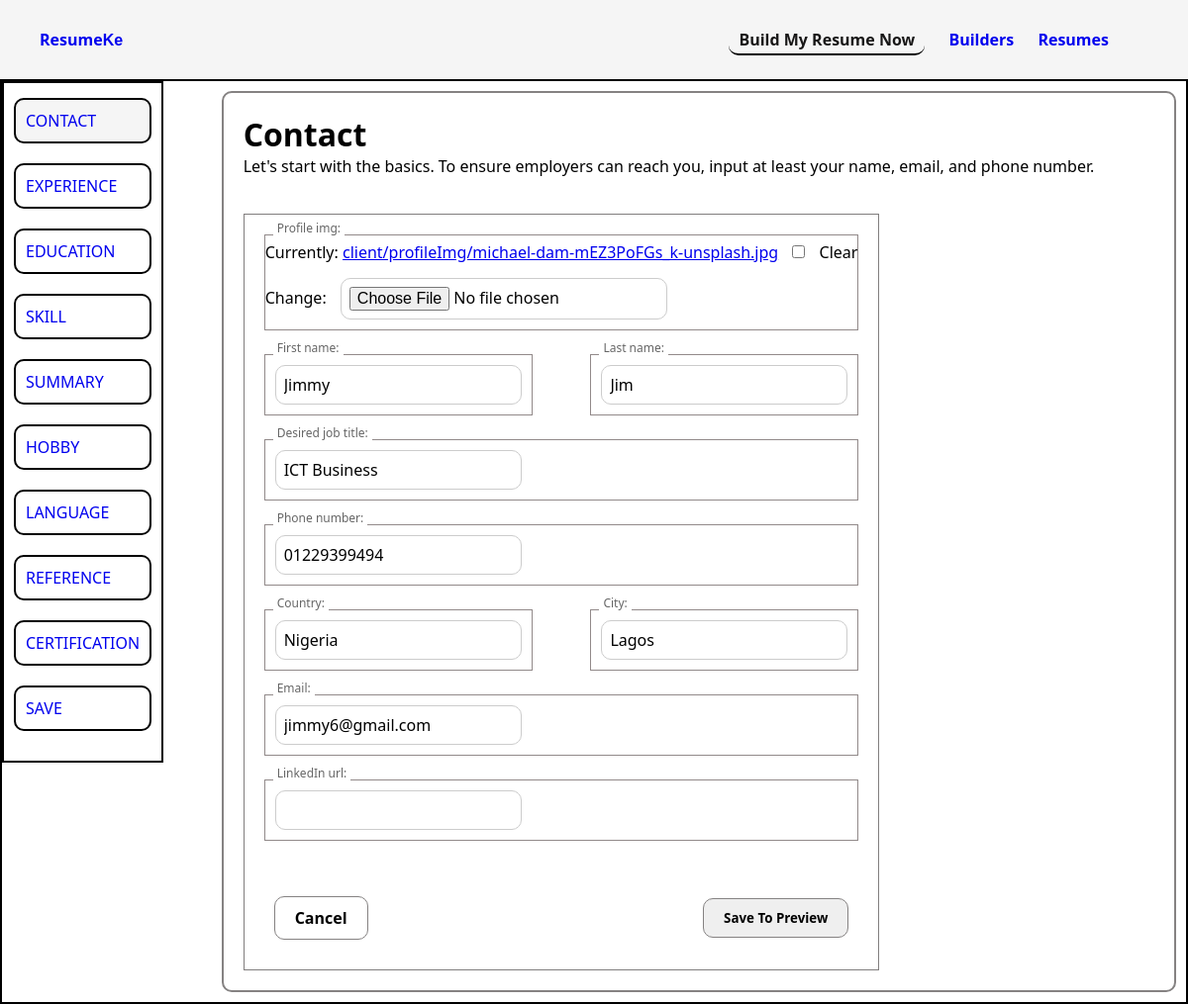
Page /client/ (signed in) on the committed database.
### client/models.py (models this page shows, shortened)
class Client(models.Model):
    user = models.OneToOneField(User, on_delete=models.CASCADE)
    profile_img = models.ImageField(upload_to='client/profileImg/', null=True, blank=True)
    first_name = models.CharField(max_length=100, default='')
    last_name = models.CharField(max_length=100, default='')
    phone_number = models.CharField(
        max_length=15,
        null=True, blank=True,
        validators=[RegexValidator(regex=r'^\+?1?\d{9,15}$', message="Phone number must be entered in the format: '+999999999'. Up to 15 digits allowed.")]
    )
    country = models.CharField(max_length=15, default='')
    city = models.CharField(max_length=50, null=True, blank=True)
    linkedIn_url = models.URLField(max_length=500, null=True, blank=True, validators=[URLValidator()])
    desired_job_title = models.CharField(max_length=100, default='')
    email = models.EmailField(null=True, blank=True)
    has_paid = models.BooleanField(default=False)
    subscription_expires = models.DateTimeField(null=True, blank=True)

### client/views.py (the view)
# urls.py: path('', contact, name="client_contact_page"),
def contact(request):
    if request.user.is_authenticated:
        client, created = Client.objects.get_or_create(user=request.user)
    else:
        client = None
    if request.method == 'POST':
        if request.user.is_authenticated:
            contact_form = ClientForm(request.POST, request.FILES, instance=client)
            if contact_form.is_valid():
                contact_form.save()
                return redirect("client:client_contact_page")
        else:
            return redirect("user:signup")
    else:
        contact_form = ClientForm(instance=client)
    return render(request, "contact.html", {
        "contact_form":contact_form,
        "active_page": "contact",
    })

### client/forms.py
class ClientForm(forms.ModelForm):
    class Meta:
        model = Client
        fields = ("profile_img", "first_name", "last_name", "desired_job_title", "phone_number", "country", "city", "linkedIn_url", "email")

### client/templates/contact.html (shortened to what this page needs)
{% extends "base.html" %}
{% block head %}
    {% load static %}
    <link rel="stylesheet" href="{% static 'css/builder/input.css' %}">
{% endblock head %}
{% block body %}
<div class="input-page">
    {% include "left-navbar.html" with active_page="contact" %}
    <form method="post" action="" class="section contact-section right-side" enctype="multipart/form-data" id="contact-section">
        <h1>Contact</h1>
        <p>Let's start with the basics. To ensure employers can reach you, input at least your name, email, and phone number.</p>
        <br>
        <div class="input-div">
            <div class="form-group">
                {{ contact_form.profile_img }}
                <span class="placeholder">{{ contact_form.profile_img.label_tag }}</span>
            </div>
            <div class="names center">
                <div class="form-group">
                    {{ contact_form.first_name }}
                    <span class="placeholder">{{ contact_form.first_name.label_tag }}</span>
                </div>
                <div class="form-group">
                    {{ contact_form.last_name }}
                    <span class="placeholder">{{ contact_form.last_name.label_tag }}</span>
                </div>
            </div>
            <div class="form-group">
                {{ contact_form.desired_job_title }}
                <span class="placeholder">{{ contact_form.desired_job_title.label_tag }}</span>
            </div>
            <div class="form-group">
                {{ contact_form.phone_number }}
                <span class="placeholder">{{ contact_form.phone_number.label_tag }}</span>
            </div>
            <div class="location center">
                <div class="form-group">
                    {{ contact_form.country }}
                    <span class="placeholder">{{ contact_form.country.label_tag }}</span>
                </div>
                <div class="form-group">
                    {{ contact_form.city }}
                    <span class="placeholder">{{ contact_form.city.label_tag }}</span>
                </div>
            </div>
            <div class="form-group">
                {{ contact_form.email }}
                <span class="placeholder">{{ contact_form.email.label_tag }}</span>
            </div>
            <div class="form-group">
                {{ contact_form.linkedIn_url }}
                <span class="placeholder">{{ contact_form.linkedIn_url.label_tag }}</span>
            </div>
            <br>
            <div class="button-div center">
                <a href="" class="cancel-btn">Cancel</a>
                <button type="submit">Save To Preview</button>
            </div>
        </div>
    </form>
</div>
{% endblock body %}

### static/css/builder/base.css (style rules this page uses)
* { margin: 0; padding: 0; box-sizing: border-box; font-family: 'Segoe UI', Tahoma, Geneva, Verdana, sans-serif; }
#app { background-color: FFFDFA; }

### static/css/builder/input.css (style rules this page uses)
.input-page { border: 2px solid #000000; display: flex; justify-content: space-between; }
.input-page .right-side { border: 2px solid rgb(133, 130, 130); flex: .95; padding: 20px; margin: 10px; border-radius: 10px; }
.input-div .center { display: flex; gap: 20px; justify-content: space-between; align-items: center; }
.right-side .input-div { border: 1px solid rgb(129, 126, 126); margin-top: 15px; padding: 20px; width: fit-content; justify-content: center; }
input { padding: 10px; font-size: 20px; border-radius: 10px; margin: 10px; border: 1px solid rgb(133, 130, 130); }
.cancel-btn { text-decoration: none; color: #000000; padding: 5px 20px; }
.cancel-btn, button { padding: 10px 20px; border-radius: 10px; outline: none; border: 1px solid rgb(133, 130, 130); font-weight: 700; margin: 10px; }
.button-div { width: 100%; }
.form-group { border: 1px solid rgb(146, 138, 138); position: relative; margin-bottom: 1.5rem; }
.form-group input { padding: 0.5rem 0.5rem 0.5rem 0.5rem; font-size: 1rem; border: 1px solid #ccc; border-radius: 10px; }
.placeholder { position: absolute; top: 0.5rem; left: 0.5rem; transition: all 0.2s; pointer-events: none; color: #999; }
.form-group input:focus + .placeholder, .form-group input:not(:placeholder-shown) + .placeholder { top: -1rem; left: 0.5rem; font-size: 0.75rem; color: #666; background: white; padding: 0 0.25rem; }

### rows in the picture
Client: first_name "Jimmy", last_name "Jim", desired_job_title "ICT Business", phone_number "01229399494", country "Nigeria", city "Lagos", email "jimmy6@gmail.com"

### other values in the picture
{{ contact_form.profile_img.label_tag }} "Profile img:"
{{ contact_form.first_name.label_tag }} "First name:"
{{ contact_form.last_name.label_tag }} "Last name:"
{{ contact_form.desired_job_title.label_tag }} "Desired job title:"
{{ contact_form.phone_number.label_tag }} "Phone number:"
{{ contact_form.country.label_tag }} "Country:"
{{ contact_form.city.label_tag }} "City:"
{{ contact_form.email.label_tag }} "Email:"
{{ contact_form.linkedIn_url.label_tag }} "LinkedIn url:"
